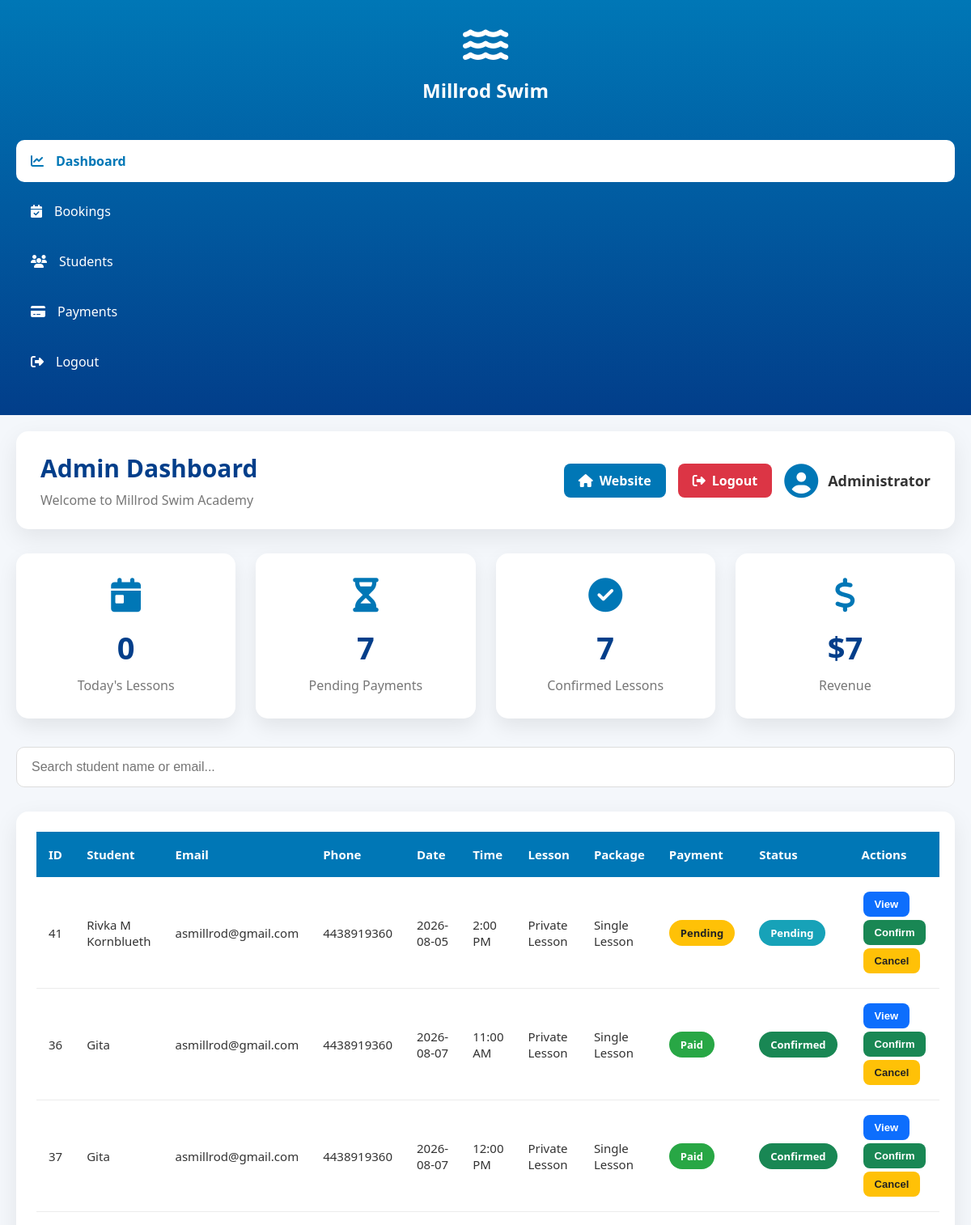
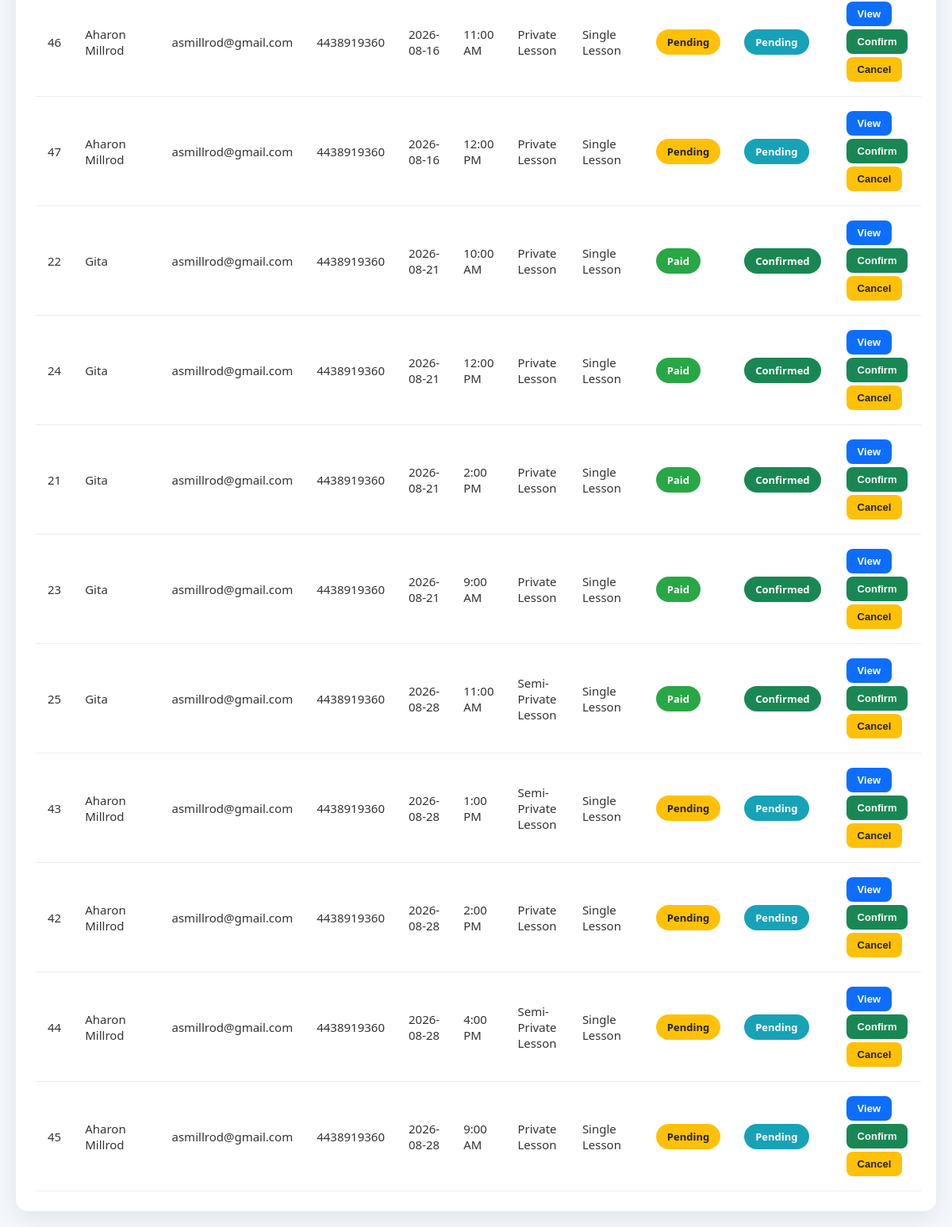
Page /admin/ (signed in) on the earlier database version (2 pictures, top to bottom).
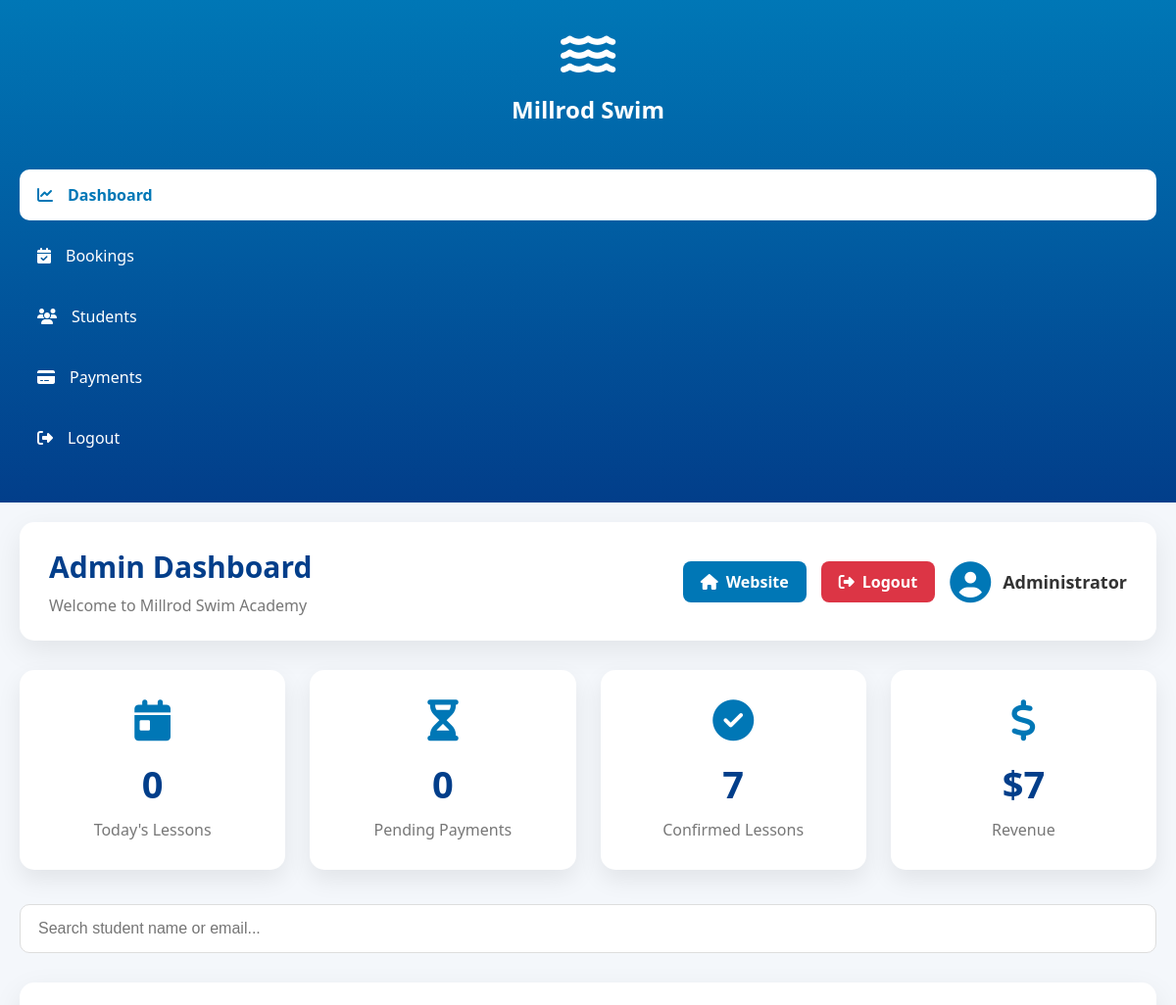
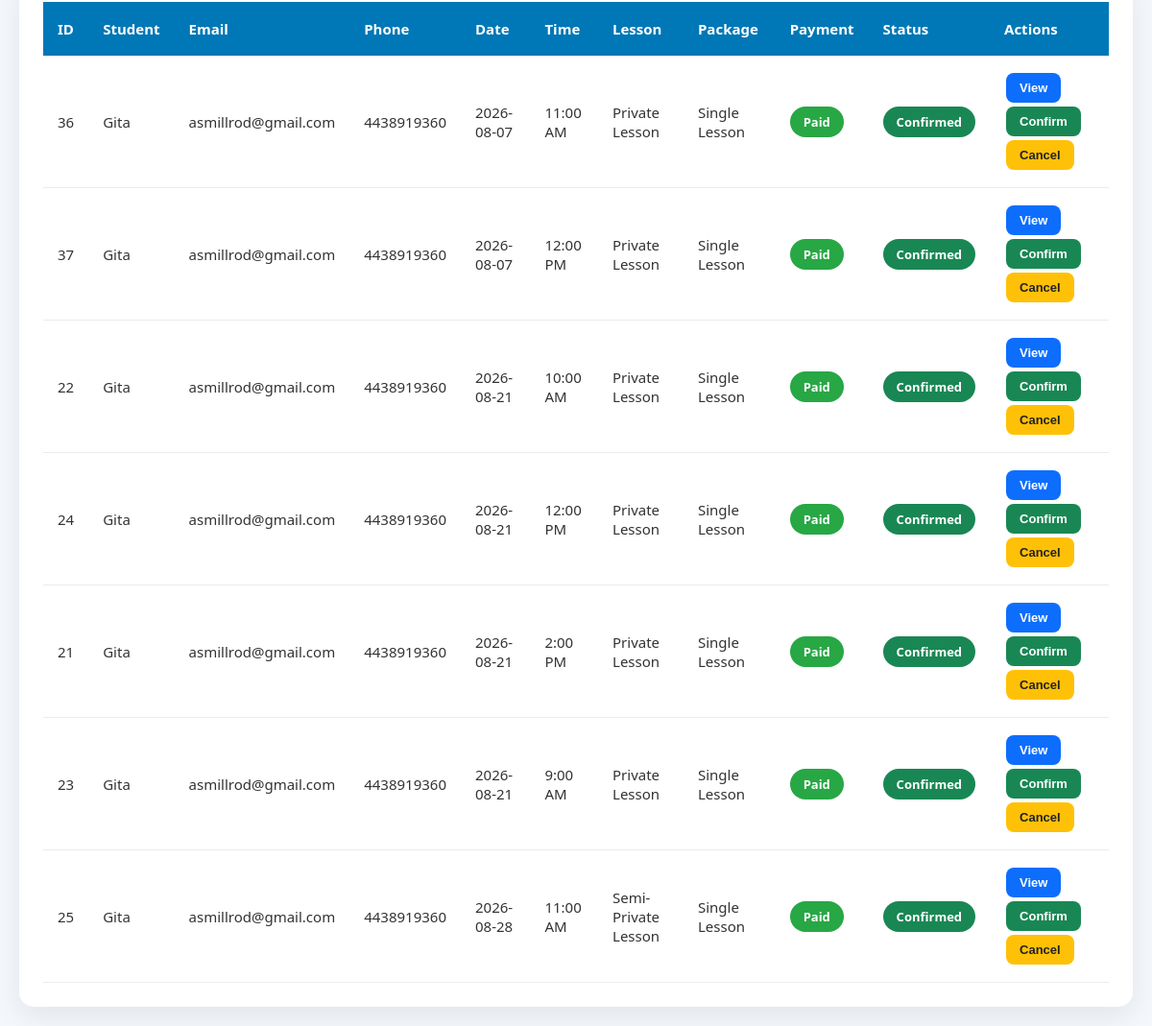
Same page on the later database version (2 pictures, top to bottom).
### tables this page shows
CREATE TABLE bookings (

        id INTEGER PRIMARY KEY AUTOINCREMENT,

        -- Customer information
        name TEXT NOT NULL,

        email TEXT NOT NULL,

        phone TEXT,

        -- Lesson information
        lesson_type TEXT NOT NULL,

        package TEXT NOT NULL,

        -- Schedule
        lesson_date TEXT NOT NULL,

        lesson_time TEXT NOT NULL,

        -- Payment
        payment_status TEXT DEFAULT 'pending',

        stripe_payment_id TEXT,

        -- Booking status
        status TEXT DEFAULT 'pending',

        -- Reminder system
        reminder_sent INTEGER DEFAULT 0,

        created_at TIMESTAMP DEFAULT CURRENT_TIMESTAMP

    , payment_method TEXT DEFAULT 'card', price TEXT);

### routes/admin.py (the view)
@admin_bp.route("/")
def admin_dashboard():
    if not admin_required():
        return redirect(
            url_for(
                "admin.admin_login"
            )
        )
    conn = get_db_connection()
    cursor = conn.cursor()
    cursor.execute(
        """
        SELECT *
        FROM bookings
        ORDER BY lesson_date, lesson_time
        """
    )
    bookings = cursor.fetchall()
    today = datetime.now().strftime(
        "%Y-%m-%d"
    )
    cursor.execute(
        """
        SELECT COUNT(*)
        FROM bookings
        WHERE lesson_date=?
        AND status='confirmed'
        """,
        (today,)
    )
    today_lessons = cursor.fetchone()[0]
    cursor.execute(
        """
        SELECT COUNT(*)
        FROM bookings
        WHERE payment_status='pending'
        """
    )
    pending_payments = cursor.fetchone()[0]
    cursor.execute(
        """
        SELECT COUNT(*)
        FROM bookings
        WHERE status='confirmed'
        """
    )
    confirmed_lessons = cursor.fetchone()[0]
    cursor.execute(
        """
        SELECT COUNT(*)
        FROM bookings
        WHERE payment_status='paid'
        """
    )
    revenue = cursor.fetchone()[0]
    conn.close()
    return render_template(
        "admin.html",
        bookings=bookings,
        today_lessons=today_lessons,
        pending_payments=pending_payments,
        confirmed_lessons=confirmed_lessons,
        revenue=revenue
    )

### database.py (called while the page is built)
def get_db_connection():
    conn = sqlite3.connect(DATABASE)
    conn.row_factory = sqlite3.Row
    return conn

### routes/admin.py (called while the page is built)
def admin_required():
    return session.get(
        "admin_logged_in",
        False
    )

### templates/admin.html (shortened to what this page needs)
<!doctype html>
<html lang="en">
  <head>
    <link
      rel="stylesheet"
      href="{{ url_for('static', filename='admin.css') }}"
    />
    <link
      rel="stylesheet"
      href="https://cdnjs.cloudflare.com/ajax/libs/font-awesome/6.6.0/css/all.min.css"
    />
  </head>
  <body>
    <div class="dashboard">
      <aside class="sidebar">
        <div class="logo">
          <i class="fas fa-water"></i>
          <h2>Millrod Swim</h2>
        </div>
        <nav>
          <a href="#" class="active">
            <i class="fas fa-chart-line"></i>
            Dashboard
          </a>
          <a href="#bookings">
            <i class="fas fa-calendar-check"></i>
            Bookings
          </a>
          <a href="#students">
            <i class="fas fa-users"></i>
            Students
          </a>
          <a href="#payments">
            <i class="fas fa-credit-card"></i>
            Payments
          </a>
          <a href="/admin/logout">
            <i class="fas fa-sign-out-alt"></i>
            Logout
          </a>
        </nav>
      </aside>
      <main class="content">
        <header class="topbar">
          <div>
            <h1>Admin Dashboard</h1>
            <p>Welcome to Millrod Swim Academy</p>
          </div>
          <div class="topbar-actions">
            <a href="/" class="home-btn">
              <i class="fas fa-home"></i>
              Website
            </a>
            <a href="/admin/logout" class="logout-btn">
              <i class="fas fa-sign-out-alt"></i>
              Logout
            </a>
            <div class="admin-user">
              <i class="fas fa-user-circle"></i>
              <span>Administrator</span>
            </div>
          </div>
        </header>
        <section class="stats">
          <div class="card">
            <i class="fas fa-calendar-day"></i>
            <h3>{{ today_lessons }}</h3>
            <p>Today's Lessons</p>
          </div>
          <div class="card">
            <i class="fas fa-hourglass-half"></i>
            <h3>{{ pending_payments }}</h3>
            <p>Pending Payments</p>
          </div>
          <div class="card">
            <i class="fas fa-check-circle"></i>
            <h3>{{ confirmed_lessons }}</h3>
            <p>Confirmed Lessons</p>
          </div>
          <div class="card">
            <i class="fas fa-dollar-sign"></i>
            <h3>${{ revenue }}</h3>
            <p>Revenue</p>
          </div>
        </section>
        <section class="search-bar">
          <input
            type="text"
            id="searchInput"
            placeholder="Search student name or email..."
          />
        </section>
        <section class="table-container" id="bookings">
          <table id="bookingTable">
            <thead>
              <tr>
                <th>ID</th>
                <th>Student</th>
                <th>Email</th>
                <th>Phone</th>
                <th>Date</th>
                <th>Time</th>
                <th>Lesson</th>
                <th>Package</th>
                <th>Payment</th>
                <th>Status</th>
                <th>Actions</th>
              </tr>
            </thead>
            <tbody>
              {% for booking in bookings %}
              <tr>
                <td>{{ booking.id }}</td>
                <td>{{ booking.name }}</td>
                <td>{{ booking.email }}</td>
                <td>{{ booking.phone }}</td>
                <td>{{ booking.lesson_date }}</td>
                <td>{{ booking.lesson_time }}</td>
                <td>{{ booking.lesson_type }}</td>
                <td>{{ booking.package }}</td>
                <td>
                  {% if booking.payment_status == "paid" %}
                  <span class="badge paid"> Paid </span>
                  {% else %}
                  <span class="badge pending"> Pending </span>
                  {% endif %}
                </td>
                <td>
                  {% if booking.status == "confirmed" %}
                  <span class="badge confirmed"> Confirmed </span>
                  {% elif booking.status == "cancelled" %}
                  <span class="badge cancelled"> Cancelled </span>
                  {% else %}
                  <span class="badge waiting"> Pending </span>
                  {% endif %}
                </td>
                <td>
                  <button class="view-btn" data-id="{{ booking.id }}">
                    View
                  </button>
                  <button class="confirm-btn" data-id="{{ booking.id }}">
                    Confirm
                  </button>
                  <button class="cancel-btn" data-id="{{ booking.id }}">
                    Cancel
                  </button>
                </td>
              </tr>
              {% endfor %}
            </tbody>
          </table>
        </section>
      </main>
    </div>
  </body>
</html>

### static/admin.css (style rules this page uses)
* { margin: 0; padding: 0; box-sizing: border-box; }
body { font-family: "Segoe UI", Tahoma, Geneva, Verdana, sans-serif; background: #f4f7fb; color: #333; }
a { text-decoration: none; color: inherit; }
.dashboard { display: flex; min-height: 100vh; }
.sidebar { width: 260px; background: linear-gradient(180deg, #0077b6, #023e8a); color: white; padding: 30px 20px; position: fixed; left: 0; top: 0; bottom: 0; }
.logo { text-align: center; margin-bottom: 45px; }
.logo i { font-size: 50px; margin-bottom: 15px; }
.logo h2 { font-size: 24px; font-weight: bold; }
.sidebar nav { display: flex; flex-direction: column; }
.sidebar nav a { padding: 15px 18px; margin-bottom: 10px; border-radius: 10px; transition: 0.3s; display: flex; align-items: center; gap: 15px; font-size: 16px; }
.sidebar nav a.active { background: white; color: #0077b6; font-weight: bold; }
.content { margin-left: 260px; flex: 1; padding: 35px; }
.topbar { background: white; border-radius: 15px; padding: 25px 30px; display: flex; justify-content: space-between; align-items: center; box-shadow: 0 10px 30px rgba(0, 0, 0, 0.08); margin-bottom: 30px; }
.topbar h1 { color: #023e8a; font-size: 30px; }
.topbar p { margin-top: 8px; color: #777; }
.admin-user { display: flex; align-items: center; gap: 12px; font-size: 18px; font-weight: bold; }
.admin-user i { font-size: 42px; color: #0077b6; }
.stats { display: grid; grid-template-columns: repeat(auto-fit, minmax(220px, 1fr)); gap: 25px; margin-bottom: 35px; }
.card { background: white; border-radius: 15px; padding: 30px; box-shadow: 0 10px 25px rgba(0, 0, 0, 0.08); transition: 0.3s; text-align: center; }
.card i { font-size: 42px; color: #0077b6; margin-bottom: 18px; }
.card h3 { font-size: 38px; color: #023e8a; margin-bottom: 10px; }
.card p { color: #777; font-size: 16px; }
.search-bar { margin-bottom: 30px; }
.search-bar input { width: 100%; padding: 15px 18px; border-radius: 10px; border: 1px solid #ddd; font-size: 16px; outline: none; }
.table-container { background: white; border-radius: 15px; padding: 25px; box-shadow: 0 10px 30px rgba(0, 0, 0, 0.08); overflow-x: auto; }
table { width: 100%; border-collapse: collapse; min-width: 1100px; }
thead { background: #0077b6; color: white; }
thead th { padding: 18px 15px; text-align: left; font-size: 15px; }
tbody td { padding: 16px 15px; border-bottom: 1px solid #ececec; font-size: 15px; }
tbody tr { transition: 0.25s; }
.badge { display: inline-block; padding: 7px 14px; border-radius: 25px; font-size: 13px; font-weight: bold; color: white; }
.paid { background: #28a745; }
.confirmed { background: #198754; }
td button { border: none; padding: 8px 14px; margin: 2px; border-radius: 8px; cursor: pointer; font-size: 13px; font-weight: bold; transition: 0.25s; }
.view-btn { background: #0d6efd; color: white; }
.confirm-btn { background: #198754; color: white; }
.cancel-btn { background: #ffc107; color: #222; }
@media (max-width: 1200px) { .content { margin-left: 0; padding: 20px; } }
@media (max-width: 1200px) { .sidebar { position: relative; width: 100%; height: auto; } }
@media (max-width: 1200px) { .dashboard { flex-direction: column; } }
.topbar-actions { display: flex; align-items: center; gap: 15px; }
.home-btn, .logout-btn { display: inline-flex; align-items: center; gap: 8px; padding: 10px 18px; border-radius: 8px; text-decoration: none; color: white; font-weight: 600; transition: 0.3s; }
.home-btn { background: #0077b6; }
.logout-btn { background: #dc3545; }

Differences in the rows shown:
removed bookings: id "41", name "Rivka M Kornblueth", email "asmillrod@gmail.com", phone "4438919360", lesson_date "2026-08-05", lesson_time "2:00 PM", lesson_type "Private Lesson", package "Single Lesson", payment_status "Pending", status "Pending"
removed bookings: id "46", name "Aharon Millrod", email "asmillrod@gmail.com", phone "4438919360", lesson_date "2026-08-16", lesson_time "11:00 AM", lesson_type "Private Lesson", package "Single Lesson", payment_status "Pending", status "Pending"
removed bookings: id "47", name "Aharon Millrod", email "asmillrod@gmail.com", phone "4438919360", lesson_date "2026-08-16", lesson_time "12:00 PM", lesson_type "Private Lesson", package "Single Lesson", payment_status "Pending", status "Pending"
removed bookings: id "43", name "Aharon Millrod", email "asmillrod@gmail.com", phone "4438919360", lesson_date "2026-08-28", lesson_time "1:00 PM", lesson_type "Semi-Private Lesson", package "Single Lesson", payment_status "Pending", status "Pending"
removed bookings: id "42", name "Aharon Millrod", email "asmillrod@gmail.com", phone "4438919360", lesson_date "2026-08-28", lesson_time "2:00 PM", lesson_type "Private Lesson", package "Single Lesson", payment_status "Pending", status "Pending"
removed bookings: id "44", name "Aharon Millrod", email "asmillrod@gmail.com", phone "4438919360", lesson_date "2026-08-28", lesson_time "4:00 PM", lesson_type "Semi-Private Lesson", package "Single Lesson", payment_status "Pending", status "Pending"
removed bookings: id "45", name "Aharon Millrod", email "asmillrod@gmail.com", phone "4438919360", lesson_date "2026-08-28", lesson_time "9:00 AM", lesson_type "Private Lesson", package "Single Lesson", payment_status "Pending", status "Pending"
Other differences:
{{ pending_payments }}: "7" → "0"
